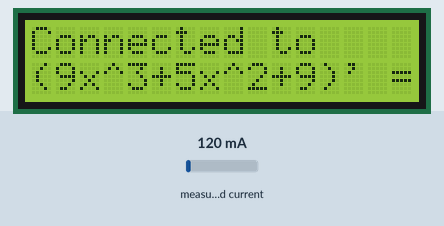
A sketch run on a simulated ESP8266 (NodeMCU). Parts: 16×2 character LCD. Inputs (shaded band) come from the test bench; at power-on: measured current 120 mA. WiFi joins after 1.5 s; servers stay silent unless stated; the local clock reads 2024-03-15 10:24:30 at power-on unless the sketch sets it; what the sketch prints to the serial monitor is not drawn.

Above: at 5.0 s.
At 8.1 s:
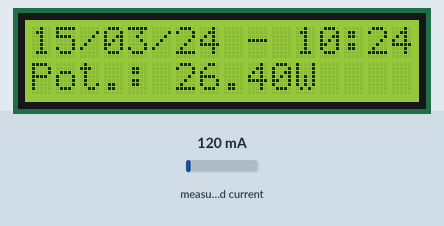
8.2 s: measured current set to 40 mA
At 8.8 s:
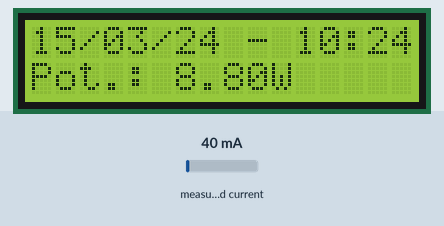
10.8 s: measured current set to 500 mA
At 12.9 s:
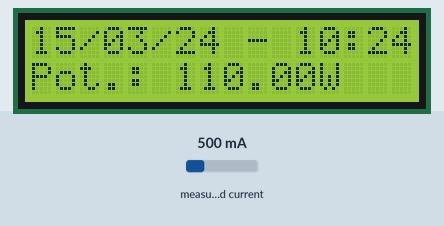
14.6 s: measured current set to 1000 mA
At 16.5 s:
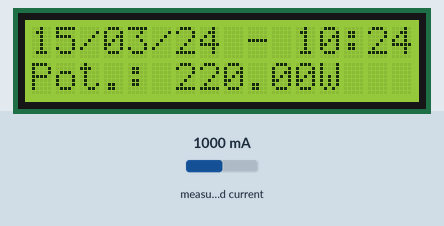
Timing chart, 0 to 18.0 s (numbered marks = the images above; inputs shaded):
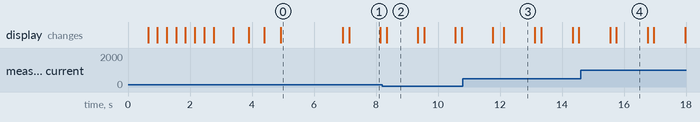

The sketch:

smart-mde-embarcado.ino
```cpp
/*
  @title (SMART MDE - PROJECT OF EMBEDDED SYSTEM)
  @authors (Caleb A.; Sidney R.; Inácior H.)
  @date (18/09/2021)
*/

//FIREBASE
#include <ESP8266WiFi.h>
#include <FirebaseArduino.h>

#define FIREBASE_HOST "smart-mde-default-rtdb.firebaseio.com"
#define FIREBASE_AUTH "XXXXXXXXXXXXXXXXXXXXXXXXXXXXXXXXXXXXXXXX"
#define WIFI_SSID "(9x^3+5x^2+9)' = ?"
#define WIFI_PASSWORD "só derivar haha"

//RTC
#include <Wire.h>
#include <RtcDS3231.h>

RtcDS3231<TwoWire> Rtc(Wire);

//SCT 013
#include "EmonLib.h"

EnergyMonitor sctMonitor;
float pinSCT = A0;

//LCD
#include <LiquidCrystal_I2C.h>
LiquidCrystal_I2C lcd = LiquidCrystal_I2C(0x27, 16, 2);

//VARIABLES
double meanCurrent = 0.0, mean[5];
int count = 0, voltage = 220;

void setup(){

  Serial.begin(9600);
  delay(500);

  //set configs
  configLCD();
  configRTC();
  configWIFI();
  configFirebaseAndSCT();

}

void loop() {

  //RTC
  if (!Rtc.IsDateTimeValid()) { //battery is empty
    Serial.println("Battery is Empty!");
  }

  RtcDateTime now = Rtc.GetDateTime();

  Serial.println();
  Serial.print(formatDate(now, "d/m/y", true));
  Serial.print(" - ");
  Serial.print(formatTime(now, "h:m:s", true));
  Serial.println();
  Serial.print("Current: ");
  Serial.print(meanCurrent);
  Serial.print("A");
  Serial.println();
  Serial.print("Potency: ");
  Serial.print(meanCurrent * voltage);
  Serial.print("W");
  Serial.println();

  String dateTime = formatDate(now, "d/m/y", false) +" - "+ formatTime(now, "h:m", false);
  String pot = "Pot.: " + String(meanC(now) * voltage) + "W";
  //String pot = "Curr.: " + String(meanC(now)) + "A";

  lcd.setCursor(0, 0);
  lcd.print(dateTime);

  lcd.setCursor(0, 1);
  lcd.print(pot);

  delay(1000);
  lcd.clear();

}

double meanC(RtcDateTime nowDateTime){

  meanCurrent = sctMonitor.calcIrms(1480);

  mean[count] = meanCurrent;
  count++;

  if(count == 5){
    saveDataFirebase(nowDateTime);//save mean in firabase
    count = 0;
  }
  return meanCurrent;
}

void saveDataFirebase(RtcDateTime nowDateTime){

  int x;
  double meanSave = 0.0, potency = 0.0;

  for(x=0;x<5;x++){
    meanSave += mean[x];
  }

  meanSave /= 5.0;
  potency = meanSave * voltage;

  Serial.println();
  Serial.print("Mean Current: ");
  Serial.print(meanSave);
  Serial.print("A");
  Serial.println();

  Serial.print("Mean Potency: ");
  Serial.print(potency);
  Serial.print("W");
  Serial.println();

  String dateTime = formatDate(nowDateTime, "y/m/d", true);
  String path = dateTime.substring(0,8);

  StaticJsonBuffer<200> jsonBuffer;
  JsonObject &data = jsonBuffer.createObject();

  data["date"] = dateTime +" "+ formatTime(nowDateTime, "h:m:s", true);
  data["current"] = meanSave;
  data["potency"] = potency;

  Firebase.push(path, data);
}

//functions of configuration
void configRTC(){

  Rtc.Begin();
  RtcDateTime dateOfCompiled = RtcDateTime(__DATE__,__TIME__); //get date of compilation
  //Rtc.SetDateTime(dataCompilacao);

  if(!Rtc.IsDateTimeValid()){ //checks date time
    Rtc.SetDateTime(dateOfCompiled); //set time by date of compilation
  }

  if (!Rtc.GetIsRunning()){ //active RTC
    Rtc.SetIsRunning(true);
  }

  RtcDateTime now = Rtc.GetDateTime();

  if (now < dateOfCompiled) { //Checks if a date is consistent
    Rtc.SetDateTime(dateOfCompiled);
  }

  // reset
  Rtc.Enable32kHzPin(false);
  Rtc.SetSquareWavePin(DS3231SquareWavePin_ModeNone);
  Serial.println("Relógio ativado\n");
}


void configLCD(){

  int x;

  lcd.begin(16,2);
  Wire.begin(); //start i2c communication

  lcd.init(); //start lcd
  lcd.backlight();

  //esthetics
  lcd.setCursor(0, 0);
  lcd.print("Starting");
  lcd.setCursor(0, 1);
  lcd.print("SMART-MDE");

  for(x = 8; x <= 16; x++){
    lcd.setCursor(x, 0);
    lcd.print(".");
    delay(300);
  }

  lcd.clear();
}

void configWIFI(){

  String ssid = String(WIFI_SSID);

  WiFi.begin(WIFI_SSID, WIFI_PASSWORD);

  Serial.print("Connecting WIFI to ");
  Serial.print(WIFI_SSID);

  lcd.setCursor(0, 0);
  lcd.print("Connecting to");
  lcd.setCursor(0, 1);
  lcd.print(ssid.substring(0, ssid.length() > 16 ? 16 : ssid.length()));

  int count = 13, x;

  while (WiFi.status() != WL_CONNECTED){

    if(count % 13 == 3){
      lcd.setCursor(13, 0);
      lcd.print("   ");
      count = 13;
    }
    Serial.print(".");

    lcd.setCursor(count, 0);
    lcd.print(".");

    delay(500);
    count++;
  }

  lcd.clear();

  Serial.println();
  Serial.print("Connected to ");
  Serial.println(WIFI_SSID);

  lcd.setCursor(0, 0);
  lcd.print("Connected to");

  lcd.setCursor(0, 1);
  lcd.print(ssid.substring(0, ssid.length() > 16 ? 16 : ssid.length()));

  delay(2000);

  lcd.clear();
}


void configFirebaseAndSCT(){

  Firebase.begin(FIREBASE_HOST, FIREBASE_AUTH);
  sctMonitor.current(pinSCT, 111.11);
}

String formatDate(const RtcDateTime& dt, String format, boolean complete) { //função para formatar data

  String d = dt.Day() < 10 ? "0" + String(dt.Day()) : String(dt.Day());
  String m = dt.Month() < 10 ? "0" + String(dt.Month()) : String(dt.Month());
  String y = String(dt.Year());

  format.replace("d",d);
  format.replace("m",m);
  complete ? format.replace("y",y) : format.replace("y",y.substring(2,4));

  return format;
}

String formatTime(const RtcDateTime& dt, String format, boolean complete) { //função para formatar hora

  String h = dt.Hour() < 10 ? "0" + String(dt.Hour()) : String(dt.Hour());
  String m = dt.Minute() < 10 ? "0" + String(dt.Minute()) : String(dt.Minute());
  String s = dt.Second() < 10 ? "0" + String(dt.Second()) : String(dt.Second());

  format.replace("h",h);
  format.replace("m",m);
  if(complete){
    format.replace("s",s);
  }

  return format;
}
```

Measured:
- after the input at 8.2 s, the display: changes after 0.15 s (image 2)
- after the input at 10.8 s, the display: first differs from a run without the input after 1.3 s (image 3)
- after the input at 14.6 s, the display: first differs from a run without the input after 1.2 s (image 4)
- what the display in image 0 shows lasts 2.0 s, from 4.9 s to 6.9 s
- what the display in image 1 shows lasts 1.0 s, from 7.1 s to 8.1 s
